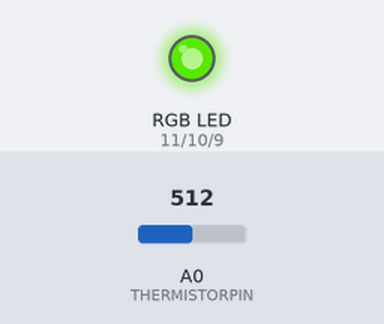
Bench run of a sketch on a simulated Arduino Uno, built with avr-gcc and run on an emulated ATmega328P. On the bench: an RGB LED mixed from three pins (HIGH = lit). Inputs (shaded band) come from the test bench; at power-on: A0 (THERMISTORPIN) = 512. Dim RGB values are drawn brighter than linear.

Above: at 1.2 s.
1.3 s: A0 (THERMISTORPIN) set to 716
At 1.9 s:
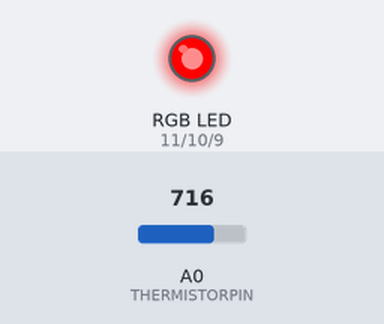
2.8 s: A0 (THERMISTORPIN) set to 511
At 3.5 s:
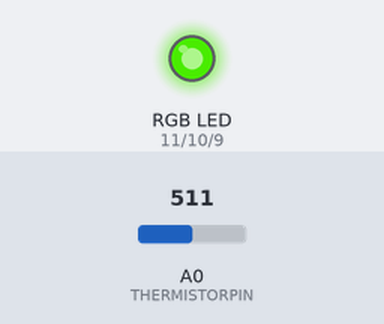
4.3 s: A0 (THERMISTORPIN) set to 306
At 5.4 s:
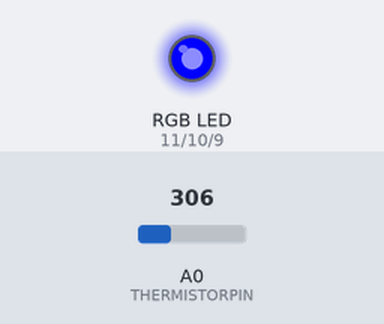
5.8 s: A0 (THERMISTORPIN) set to 0
At 6.9 s:
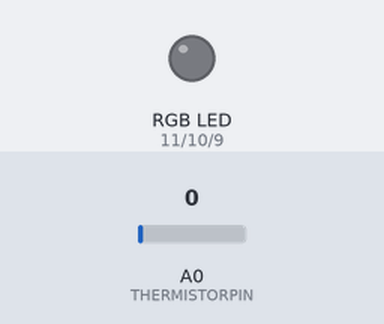
7.3 s: A0 (THERMISTORPIN) set to 122
At 8.5 s:
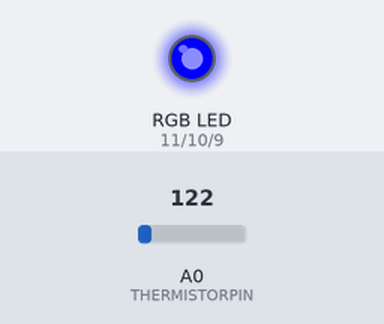
8.8 s: A0 (THERMISTORPIN) set to 458
10.3 s: A0 (THERMISTORPIN) set to 473
At 10.7 s:
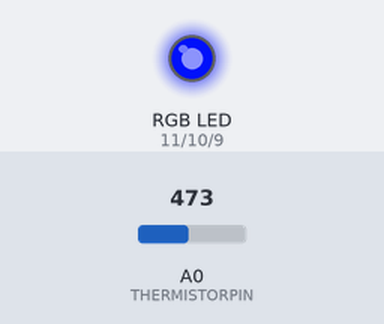
Timing chart, 0 to 12.8 s (numbered marks = the images above; inputs shaded):
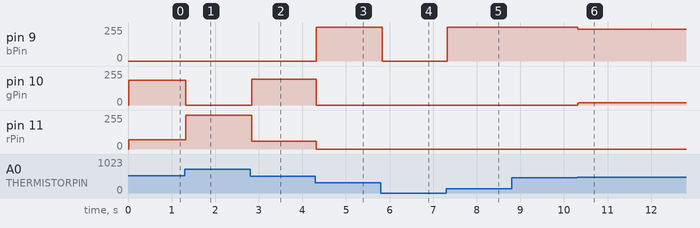

The sketch:

thermistor.ino
```cpp
// calibrated for http://www.bapihvac.com/content/uploads/2010/11/thermistor_100k.pdf

// the value of the 'other' resistor
#define SERIESRESISTOR 100000

// Pin locations
#define THERMISTORPIN 0
#define rPin 11
#define gPin 10
#define bPin 9

// RGB stored value init
int R,G,B;

// Temp ranges in F
int bottom = 72, top = 80;

void setup(void) {
  Serial.begin(9600);
}

// Returns averaged thermistor value over # readings
float tAvg(void){
  float t[128]; // # readings
  int n = sizeof(t)/sizeof(t[0]);
  float r;

  for(int x=0; x<n; x++) {
    t[x]=analogRead(THERMISTORPIN);
  }

  for(int x=0; x<n; x++) {
    r = r + t[x];
  }

  return r/n;
}

// Takes thermistor value, returns temperature in F
double thermistor(float t) {
  // Steinhart-Hart thermistor coefficients
  // Calculated from http://www.thinksrs.com/downloads/programs/Therm%20Calc/NTCCalibrator/NTCcalculator.htm
  double a = -1.968687378*pow(10,-3);
  double b = 5.884163834*pow(10,-4);
  double c = -9.512985864*pow(10,-7);
  double temp;

  // Apply Steinhart-Hart thermistor equation
  float ln = log(SERIESRESISTOR*(1024.0/t-1));
  temp = 1/(a+b*ln+c*pow(ln,3));
  temp = temp - 273.15;            // Convert Kelvin to Celcius
  temp = (temp * 9.0)/ 5.0 + 32.0; // Convert Celcius to Fahrenheit
  return temp;
}

// Create linear equation relating possible LED values to temperature
float fX(int x1, int x2, float x) {
  float m = (0-255)/(x2-x1); // Slope
  float b = 255-m*x1; // Y-intercept
  return m*x+b; // Point-slope form: f(x)=mx+b
}

// Main function loop
void loop(void) {
  float temp = thermistor(tAvg());
  float val = fX(top, bottom, temp);

  if(temp >= top){
    R=255;
    G=0;
    B=0;
  }
  else if(temp <= bottom){
    R=0;
    G=0;
    B=255;
  }
  else{
    R = 2*val-255;
    G = -abs(2*val-255)+255;
    B = -2*val+255;
  }

  // Correct for negatives
  if (R < 0) {R = 0;}
  if (B < 0) {B = 0;}

  analogWrite(rPin, R);
  analogWrite(gPin, G);
  analogWrite(bPin, B);

  delay(10); //LED delay
}
```

Measured:
- after the input at 1.3 s, pin 10 (gPin): 185/255 → 0/255 at once; pin 11 (rPin): 69/255 → 255/255 at once
- after the input at 2.8 s, pin 10 (gPin): 0/255 → 194/255 at once; pin 11 (rPin): 255/255 → 60/255 at once
- after the input at 4.3 s, pin 9 (bPin): 0/255 → 255/255 at once; pin 10 (gPin): 194/255 → 0/255 at once; pin 11 (rPin): 60/255 → 0/255 at once
- after the input at 5.8 s, pin 9 (bPin): 255/255 → 0/255 at once
- after the input at 7.3 s, pin 9 (bPin): 0/255 → 255/255 at once
- after the input at 8.8 s, every drawn part: stays the same
- after the input at 10.3 s, pin 9 (bPin): 255/255 → 238/255 at once; pin 10 (gPin): 0/255 → 16/255 at once
